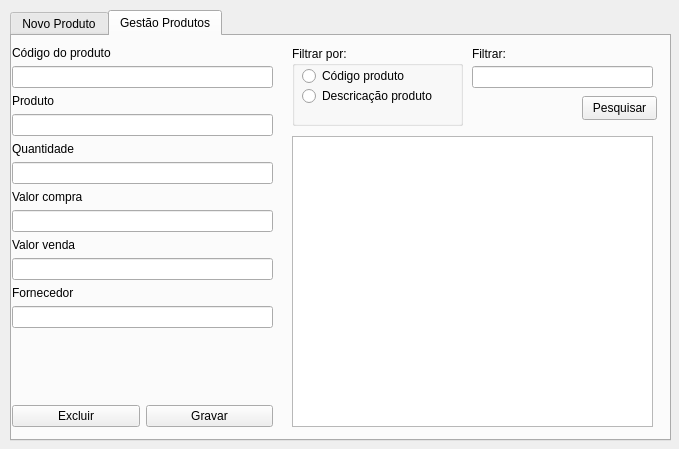
<?xml version="1.0" encoding="UTF-8"?>
<ui version="4.0">
 <class>fm_gestaoEstoque</class>
 <widget class="QDialog" name="fm_gestaoEstoque">
  <property name="geometry">
   <rect>
    <x>0</x>
    <y>0</y>
    <width>679</width>
    <height>449</height>
   </rect>
  </property>
  <property name="windowTitle">
   <string>Dialog</string>
  </property>
  <widget class="QTabWidget" name="tabWidget">
   <property name="geometry">
    <rect>
     <x>10</x>
     <y>10</y>
     <width>661</width>
     <height>431</height>
    </rect>
   </property>
   <property name="currentIndex">
    <number>1</number>
   </property>
   <widget class="QWidget" name="tab_novoProduto">
    <attribute name="title">
     <string>Novo Produto</string>
    </attribute>
    <widget class="QWidget" name="layoutWidget">
     <property name="geometry">
      <rect>
       <x>10</x>
       <y>10</y>
       <width>562</width>
       <height>201</height>
      </rect>
     </property>
     <layout class="QVBoxLayout" name="verticalLayout_7">
      <item>
       <layout class="QVBoxLayout" name="verticalLayout">
        <item>
         <widget class="QLabel" name="label">
          <property name="text">
           <string>Código do produto</string>
          </property>
         </widget>
        </item>
        <item>
         <widget class="QLineEdit" name="txt_codigoProduto"/>
        </item>
       </layout>
      </item>
      <item>
       <layout class="QVBoxLayout" name="verticalLayout_2">
        <item>
         <widget class="QLabel" name="label_2">
          <property name="text">
           <string>Descrição do produto</string>
          </property>
         </widget>
        </item>
        <item>
         <widget class="QLineEdit" name="txt_descricaoProduto"/>
        </item>
       </layout>
      </item>
      <item>
       <layout class="QHBoxLayout" name="horizontalLayout_2">
        <item>
         <layout class="QVBoxLayout" name="verticalLayout_3">
          <item>
           <widget class="QLabel" name="label_3">
            <property name="text">
             <string>Qtde. Estoque</string>
            </property>
           </widget>
          </item>
          <item>
           <widget class="QLineEdit" name="txt_qtdeEstoque"/>
          </item>
         </layout>
        </item>
        <item>
         <layout class="QVBoxLayout" name="verticalLayout_5">
          <item>
           <widget class="QLabel" name="label_5">
            <property name="text">
             <string>Valor de compra</string>
            </property>
           </widget>
          </item>
          <item>
           <widget class="QLineEdit" name="txt_valorCompra"/>
          </item>
         </layout>
        </item>
        <item>
         <layout class="QVBoxLayout" name="verticalLayout_6">
          <item>
           <widget class="QLabel" name="label_6">
            <property name="text">
             <string>Valor de venda</string>
            </property>
           </widget>
          </item>
          <item>
           <widget class="QLineEdit" name="txt_valorVenda"/>
          </item>
         </layout>
        </item>
        <item>
         <layout class="QVBoxLayout" name="verticalLayout_4">
          <item>
           <widget class="QLabel" name="label_4">
            <property name="text">
             <string>Fornecedor</string>
            </property>
           </widget>
          </item>
          <item>
           <widget class="QLineEdit" name="txt_fornecedor"/>
          </item>
         </layout>
        </item>
       </layout>
      </item>
      <item>
       <spacer name="verticalSpacer">
        <property name="orientation">
         <enum>Qt::Vertical</enum>
        </property>
        <property name="sizeHint" stdset="0">
         <size>
          <width>20</width>
          <height>40</height>
         </size>
        </property>
       </spacer>
      </item>
      <item>
       <layout class="QHBoxLayout" name="horizontalLayout">
        <item>
         <widget class="QPushButton" name="btn_novoProduto">
          <property name="text">
           <string>Novo</string>
          </property>
         </widget>
        </item>
        <item>
         <widget class="QPushButton" name="btn_gravarNovoProduto">
          <property name="text">
           <string>Gravar</string>
          </property>
         </widget>
        </item>
       </layout>
      </item>
     </layout>
    </widget>
   </widget>
   <widget class="QWidget" name="tab_novoProduto">
    <attribute name="title">
     <string>Gestão Produtos</string>
    </attribute>
    <widget class="QTableWidget" name="tw_ge_produtos">
     <property name="geometry">
      <rect>
       <x>280</x>
       <y>100</y>
       <width>361</width>
       <height>291</height>
      </rect>
     </property>
    </widget>
    <widget class="QGroupBox" name="groupBox">
     <property name="geometry">
      <rect>
       <x>280</x>
       <y>10</y>
       <width>171</width>
       <height>80</height>
      </rect>
     </property>
     <property name="title">
      <string>Filtrar por:</string>
     </property>
     <widget class="QRadioButton" name="rb_ge_codigo">
      <property name="geometry">
       <rect>
        <x>10</x>
        <y>20</y>
        <width>121</width>
        <height>20</height>
       </rect>
      </property>
      <property name="text">
       <string>Código produto</string>
      </property>
     </widget>
     <widget class="QRadioButton" name="rb_ge_produto">
      <property name="geometry">
       <rect>
        <x>10</x>
        <y>40</y>
        <width>141</width>
        <height>20</height>
       </rect>
      </property>
      <property name="text">
       <string>Descricação produto</string>
      </property>
     </widget>
    </widget>
    <widget class="QLineEdit" name="txt_ge_filtrar">
     <property name="geometry">
      <rect>
       <x>460</x>
       <y>30</y>
       <width>181</width>
       <height>22</height>
      </rect>
     </property>
    </widget>
    <widget class="QPushButton" name="btn_ge_filtrar">
     <property name="geometry">
      <rect>
       <x>570</x>
       <y>60</y>
       <width>75</width>
       <height>24</height>
      </rect>
     </property>
     <property name="text">
      <string>Pesquisar</string>
     </property>
    </widget>
    <widget class="QLabel" name="label_13">
     <property name="geometry">
      <rect>
       <x>460</x>
       <y>10</y>
       <width>55</width>
       <height>16</height>
      </rect>
     </property>
     <property name="text">
      <string>Filtrar:</string>
     </property>
    </widget>
    <widget class="QWidget" name="layoutWidget">
     <property name="geometry">
      <rect>
       <x>0</x>
       <y>10</y>
       <width>261</width>
       <height>381</height>
      </rect>
     </property>
     <layout class="QVBoxLayout" name="verticalLayout_15">
      <item>
       <layout class="QVBoxLayout" name="verticalLayout_14">
        <item>
         <layout class="QVBoxLayout" name="verticalLayout_8">
          <item>
           <widget class="QLabel" name="label_7">
            <property name="text">
             <string>Código do produto</string>
            </property>
           </widget>
          </item>
          <item>
           <widget class="QLineEdit" name="txt_ge_codigoProduto"/>
          </item>
         </layout>
        </item>
        <item>
         <layout class="QVBoxLayout" name="verticalLayout_9">
          <item>
           <widget class="QLabel" name="label_8">
            <property name="text">
             <string>Produto</string>
            </property>
           </widget>
          </item>
          <item>
           <widget class="QLineEdit" name="txt_ge_produto"/>
          </item>
         </layout>
        </item>
        <item>
         <layout class="QVBoxLayout" name="verticalLayout_10">
          <item>
           <widget class="QLabel" name="label_9">
            <property name="text">
             <string>Quantidade</string>
            </property>
           </widget>
          </item>
          <item>
           <widget class="QLineEdit" name="txt_ge_quantidade"/>
          </item>
         </layout>
        </item>
        <item>
         <layout class="QVBoxLayout" name="verticalLayout_11">
          <item>
           <widget class="QLabel" name="label_10">
            <property name="text">
             <string>Valor compra</string>
            </property>
           </widget>
          </item>
          <item>
           <widget class="QLineEdit" name="txt_ge_valorCompra"/>
          </item>
         </layout>
        </item>
        <item>
         <layout class="QVBoxLayout" name="verticalLayout_12">
          <item>
           <widget class="QLabel" name="label_11">
            <property name="text">
             <string>Valor venda</string>
            </property>
           </widget>
          </item>
          <item>
           <widget class="QLineEdit" name="txt_ge_valorVenda"/>
          </item>
         </layout>
        </item>
        <item>
         <layout class="QVBoxLayout" name="verticalLayout_13">
          <item>
           <widget class="QLabel" name="label_12">
            <property name="text">
             <string>Fornecedor</string>
            </property>
           </widget>
          </item>
          <item>
           <widget class="QLineEdit" name="txt_ge_fornecedor"/>
          </item>
         </layout>
        </item>
       </layout>
      </item>
      <item>
       <spacer name="verticalSpacer_2">
        <property name="orientation">
         <enum>Qt::Vertical</enum>
        </property>
        <property name="sizeHint" stdset="0">
         <size>
          <width>20</width>
          <height>40</height>
         </size>
        </property>
       </spacer>
      </item>
      <item>
       <layout class="QHBoxLayout" name="horizontalLayout_3">
        <item>
         <widget class="QPushButton" name="btn_ge_excluir">
          <property name="text">
           <string>Excluir</string>
          </property>
         </widget>
        </item>
        <item>
         <widget class="QPushButton" name="btn_ge_gravar">
          <property name="text">
           <string>Gravar</string>
          </property>
         </widget>
        </item>
       </layout>
      </item>
     </layout>
    </widget>
   </widget>
  </widget>
 </widget>
 <resources/>
 <connections/>
</ui>
